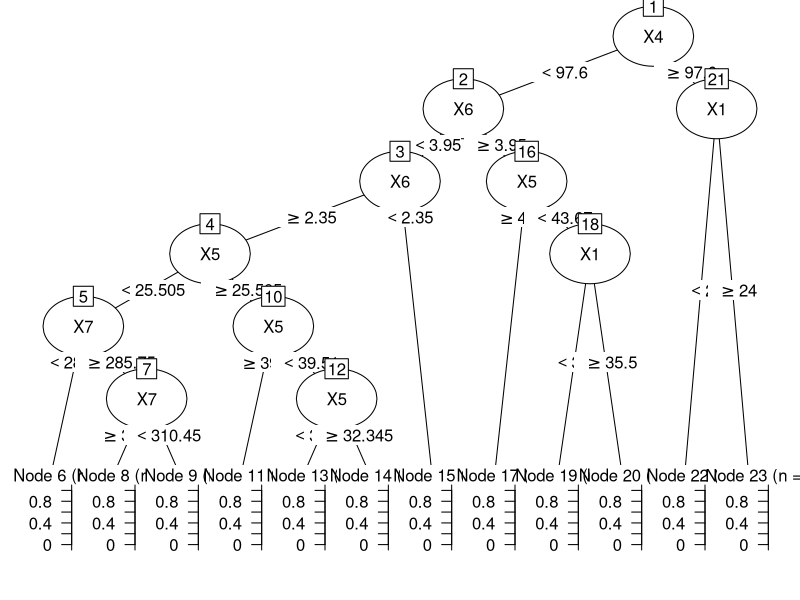
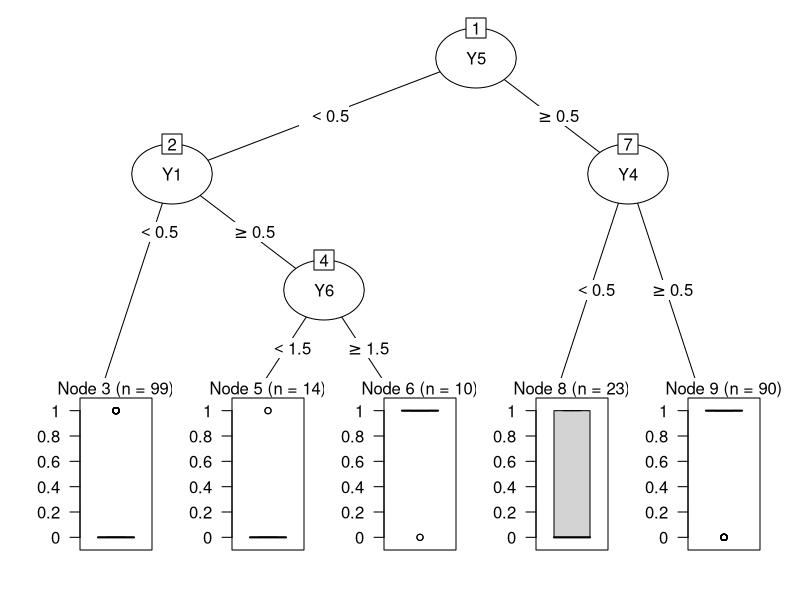
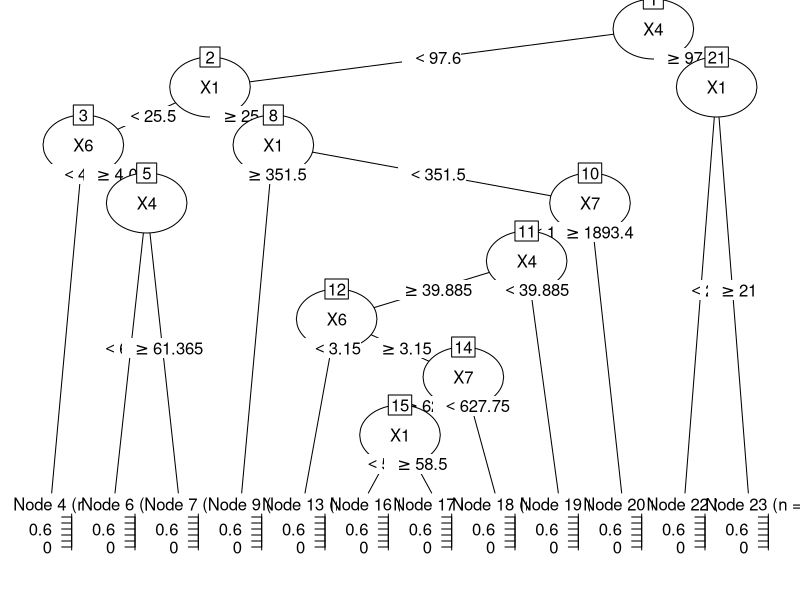
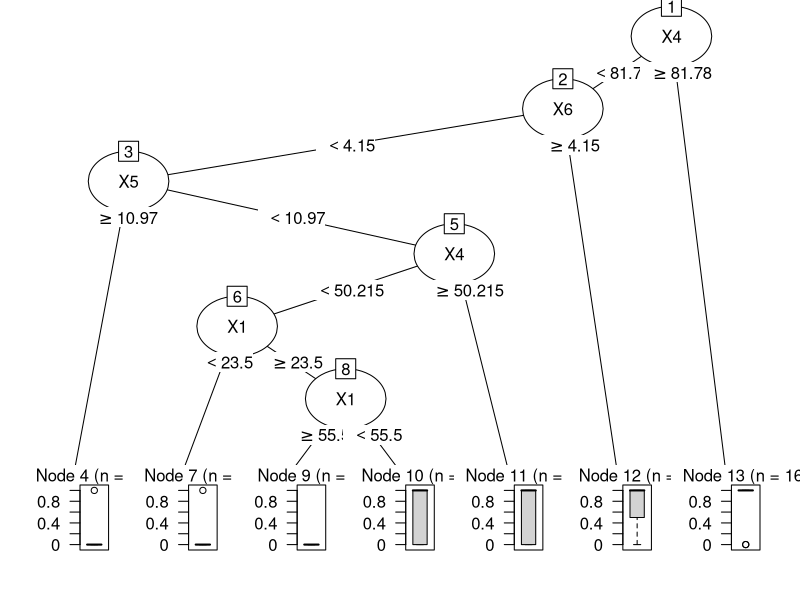
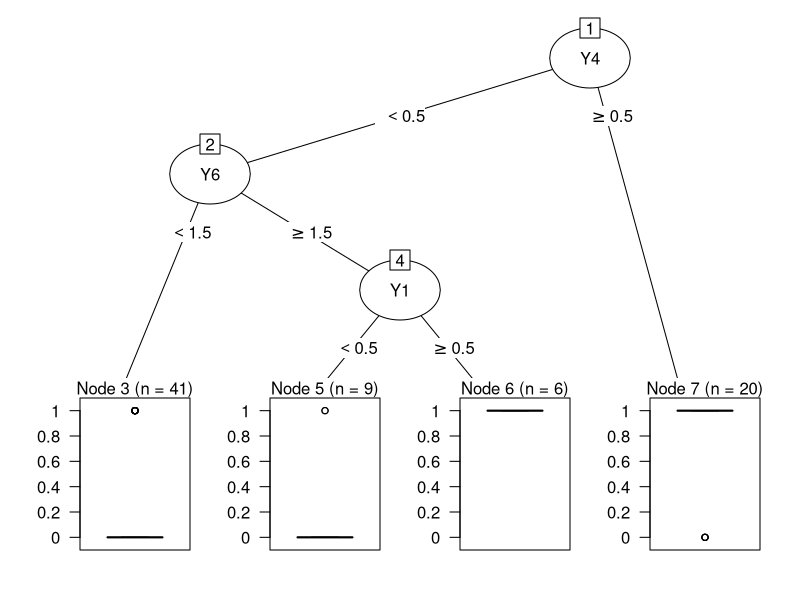
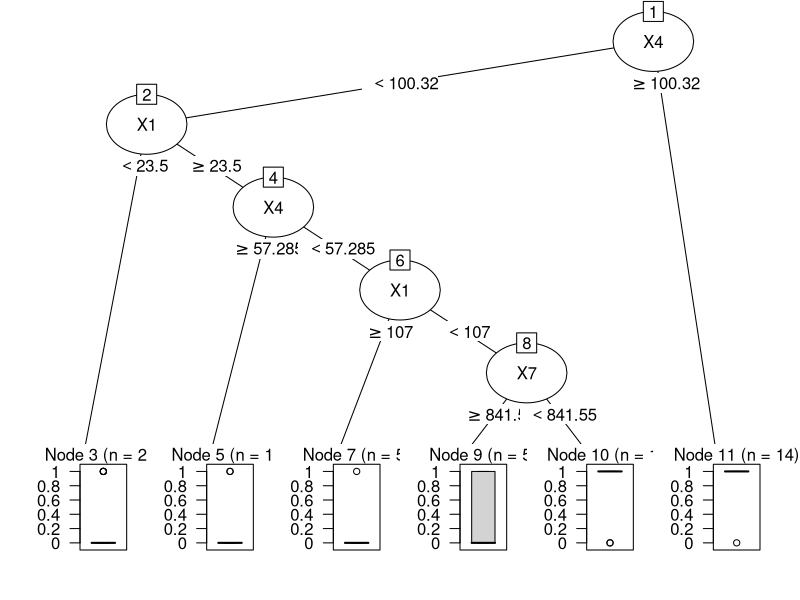
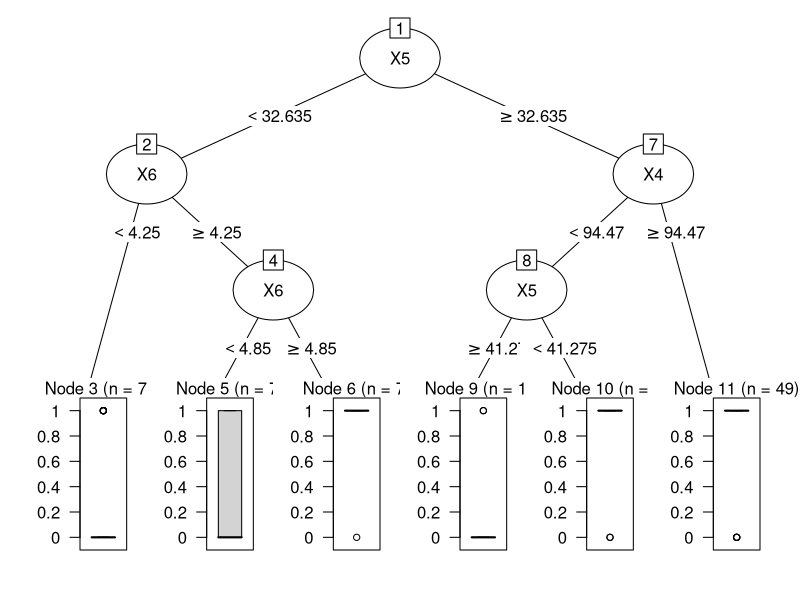
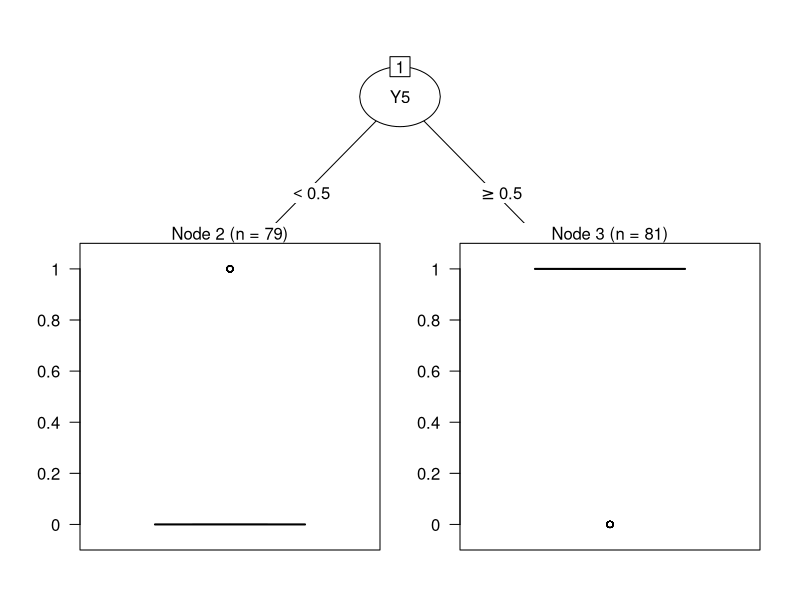

These charts were generated, in order, by the following R code: (Note: this script raises an error after producing the figures.)
library(partykit)

library(rpart)
#RPART: Recursive Partitioning And Regression Trees
#-- DT Model <- rpart(RESPONSE-., data=Data, control=rpart.control(minsplit=60, minbucket=30, maxdepth=4))
#-- formula: with response but no interaction terms. Can be a dataframe. Also called Predefined Target.
#-- data: data frame in which to interpret the variables named in formual. Also called Predictor Attribute. 
#-- control: list of options that controls details of rpart
#----- minsplit: minimum no. of observations that must exist in a node for a split to be attempted. 
#----- minbucket: minimum no. of observations in any terminal(leaf).
#---------- If only one of misplit and minbucket defined: minsplit = minbucket * 3 || minbucket = minsplit / 3 is set.
#----- maxdepth: maximum depth of any node of the final tree. Root at 0 depth. Value above 30 on 32 bit arch will give garbage result.

library(sqldf)


data <- read.csv("Project Data.csv", header=TRUE, sep=",")
str(data)


#Getting data sets with X, Y, XY
data_all_X <-  sqldf('select Response,X1,X2,X3,X4,X5,X6,X7 from data ')
data_all_Y <-  sqldf('select Response,Y1,Y2,Y3,Y4,Y5,Y6,Y7 from data ')
data_all_XY  <-  sqldf('select Response,X1,X2,X3,X4,X5,X6,X7,Y1,Y2,Y3,Y4,Y5,Y6,Y7 from data ')


#Getting data sets with X, Y, XY and only Group=0 rows
data_0_X <-  sqldf('select Response,X1,X2,X3,X4,X5,X6,X7 from data where "Group" == 0 ')
data_0_Y  <-  sqldf('select Response,Y1,Y2,Y3,Y4,Y5,Y6,Y7 from data where "Group" == 0  ')
data_0_XY  <-  sqldf('select Response,X1,X2,X3,X4,X5,X6,X7,Y1,Y2,Y3,Y4,Y5,Y6,Y7 from data where "Group" == 0 ')


#Getting data sets with X, Y, XY and only Group=1 rows
data_1_X <-  sqldf('select Response,X1,X2,X3,X4,X5,X6,X7 from data where "Group" == 1')
data_1_Y  <-  sqldf('select Response,Y1,Y2,Y3,Y4,Y5,Y6,Y7 from data where "Group" == 1')
data_1_XY  <-  sqldf('select Response,X1,X2,X3,X4,X5,X6,X7,Y1,Y2,Y3,Y4,Y5,Y6,Y7 from data where "Group" == 1 ')




#Adding all kind of data sets to list
all_data_choices <- list(data_all_X, data_all_Y, data_all_XY, data_0_X, data_0_Y, data_0_XY, data_1_X, data_1_Y, data_1_XY)



#Empty list to hold accuracy for each data sets.
acc <- list()
i=1


#Iterating the list for datasets one by one and performing the model and predict
for(data_new in all_data_choices){
  
  #Splitting data in test and train with 20:80 ratio
  trainIdx <- sample(1:nrow(data_new), 0.8*nrow(data_new))
  train <- data_new[trainIdx,]
  test <- data_new[-trainIdx,]
  
  #Preparing the model for classification
  d_model_1 <- rpart(Response ~ . , data = train, method = 'class',  control=rpart.control(minsplit=5, minbucket=5, maxdepth=8))
  plot(as.party(d_model_1))
  
  #Prunning the model for better accuracy
  opt <- which.min(d_model_1$cptable [, "xerror"])
  cp <- d_model_1$cptable [opt,"CP"]
  DT_Model_1_pruned <- prune(d_model_1, cp=cp)
  #plot(as.party(DT_Model_1_pruned))
  
  #Predicting the test data
  t_predict = predict(DT_Model_1_pruned, test, type = 'class')

  #Taking out test data's available response
  t_given = data_new['Response']
  
  #Calculating accuracy with confidence matrix
  confMat <- table(test$Response,t_predict)
  accuracy <- sum(diag(confMat))/sum(confMat)
  
  #Adding accuracy to list
  acc[i] <- accuracy
  i = i+1
  print(accuracy)
  
}


#Index of highest accuracy
idx_best = which.max(acc)


#Getting which model performed best
best_model <-  switch (idx_best,
  "All X data with both groups",
  "All Y data with both groups",
  "All XY data with both groups",
  
  
  "X data with 0 group",
  "Y data with 0 group",
  "XY data with 0 group",
  
  "X data with 1 group",
  "Y data with 1 group",
  "XY data with 1 group"
)

print(paste0("Best model is: " , best_model))


#Fetching all plots at same place
plots.dir.path <- list.files(tempdir(), pattern="rs-graphics", full.names = TRUE); 
plots.png.paths <- list.files(plots.dir.path, pattern=".png", full.names = TRUE)
file.copy(from=plots.png.paths, to="C:\\Users\\Kul\\Downloads\\18 oct\\Classes\\Data Analytics\\Plots")


plots.png.detials <- file.info(plots.png.paths)
plots.png.detials <- plots.png.detials[order(plots.png.detials$mtime),]
sorted.png.names <- gsub(plots.dir.path, "C:\\Users\\Kul\\Downloads\\18 oct\\Classes\\Data Analytics\\Plots", row.names(plots.png.detials), fixed=TRUE)
numbered.png.names <- paste0("C:\\Users\\Kul\\Downloads\\18 oct\\Classes\\Data Analytics\\Plots\\", 1:length(sorted.png.names), ".png")

# Rename all the .png files as: 1.png, 2.png, 3.png, and so on.
file.rename(from=sorted.png.names, to=numbered.png.names)
